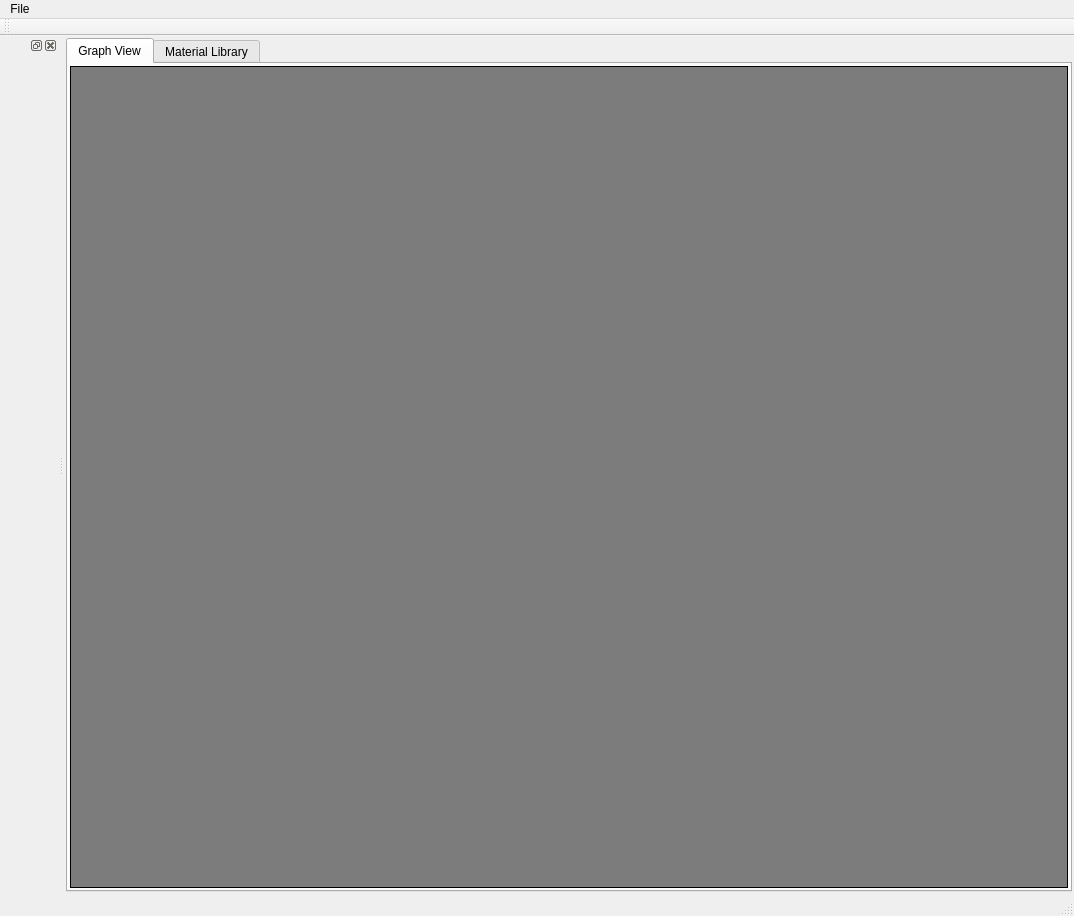
<?xml version="1.0" encoding="UTF-8"?>
<ui version="4.0">
 <class>DPadClass</class>
 <widget class="QMainWindow" name="DPadClass">
  <property name="geometry">
   <rect>
    <x>0</x>
    <y>0</y>
    <width>1074</width>
    <height>916</height>
   </rect>
  </property>
  <property name="windowTitle">
   <string>MotionDesigner</string>
  </property>
  <widget class="QWidget" name="centralWidget">
   <layout class="QGridLayout" name="gridLayout">
    <property name="leftMargin">
     <number>2</number>
    </property>
    <property name="topMargin">
     <number>2</number>
    </property>
    <property name="rightMargin">
     <number>2</number>
    </property>
    <property name="bottomMargin">
     <number>2</number>
    </property>
    <property name="spacing">
     <number>2</number>
    </property>
    <item row="0" column="0">
     <widget class="QTabWidget" name="tabWidget">
      <property name="currentIndex">
       <number>0</number>
      </property>
      <widget class="QWidget" name="tabGraphView">
       <attribute name="title">
        <string>Graph View</string>
       </attribute>
       <layout class="QVBoxLayout" name="verticalLayout">
        <property name="spacing">
         <number>2</number>
        </property>
        <property name="leftMargin">
         <number>2</number>
        </property>
        <property name="topMargin">
         <number>2</number>
        </property>
        <property name="rightMargin">
         <number>2</number>
        </property>
        <property name="bottomMargin">
         <number>2</number>
        </property>
        <item>
         <widget class="QFrame" name="frame">
          <property name="styleSheet">
           <string notr="true">background-color: rgb(124, 124, 124);</string>
          </property>
          <property name="frameShape">
           <enum>QFrame::Box</enum>
          </property>
          <property name="frameShadow">
           <enum>QFrame::Plain</enum>
          </property>
         </widget>
        </item>
       </layout>
      </widget>
      <widget class="QWidget" name="MaterialLibrary">
       <attribute name="title">
        <string>Material Library</string>
       </attribute>
       <layout class="QGridLayout" name="gridLayout_4">
        <property name="leftMargin">
         <number>2</number>
        </property>
        <property name="topMargin">
         <number>2</number>
        </property>
        <property name="rightMargin">
         <number>2</number>
        </property>
        <property name="bottomMargin">
         <number>2</number>
        </property>
        <property name="spacing">
         <number>2</number>
        </property>
        <item row="0" column="1" rowspan="2">
         <widget class="QFrame" name="library0_3">
          <property name="sizePolicy">
           <sizepolicy hsizetype="Preferred" vsizetype="Preferred">
            <horstretch>30</horstretch>
            <verstretch>50</verstretch>
           </sizepolicy>
          </property>
          <property name="frameShape">
           <enum>QFrame::Box</enum>
          </property>
          <property name="frameShadow">
           <enum>QFrame::Plain</enum>
          </property>
         </widget>
        </item>
        <item row="1" column="0">
         <widget class="QFrame" name="library0_2">
          <property name="sizePolicy">
           <sizepolicy hsizetype="Preferred" vsizetype="Preferred">
            <horstretch>30</horstretch>
            <verstretch>50</verstretch>
           </sizepolicy>
          </property>
          <property name="frameShape">
           <enum>QFrame::Box</enum>
          </property>
          <property name="frameShadow">
           <enum>QFrame::Plain</enum>
          </property>
         </widget>
        </item>
        <item row="0" column="0">
         <widget class="QFrame" name="library0">
          <property name="sizePolicy">
           <sizepolicy hsizetype="Preferred" vsizetype="Preferred">
            <horstretch>30</horstretch>
            <verstretch>25</verstretch>
           </sizepolicy>
          </property>
          <property name="frameShape">
           <enum>QFrame::Box</enum>
          </property>
          <property name="frameShadow">
           <enum>QFrame::Plain</enum>
          </property>
         </widget>
        </item>
       </layout>
      </widget>
     </widget>
    </item>
   </layout>
  </widget>
  <widget class="QMenuBar" name="menuBar">
   <property name="geometry">
    <rect>
     <x>0</x>
     <y>0</y>
     <width>1074</width>
     <height>21</height>
    </rect>
   </property>
   <widget class="QMenu" name="menuFile">
    <property name="title">
     <string>File</string>
    </property>
    <addaction name="actionNew"/>
   </widget>
   <addaction name="menuFile"/>
  </widget>
  <widget class="QToolBar" name="mainToolBar">
   <attribute name="toolBarArea">
    <enum>TopToolBarArea</enum>
   </attribute>
   <attribute name="toolBarBreak">
    <bool>false</bool>
   </attribute>
  </widget>
  <widget class="QStatusBar" name="statusBar"/>
  <widget class="QDockWidget" name="dockWidget">
   <attribute name="dockWidgetArea">
    <number>1</number>
   </attribute>
   <widget class="QWidget" name="dockWidgetContents"/>
  </widget>
  <action name="actionNew">
   <property name="text">
    <string>New</string>
   </property>
  </action>
 </widget>
 <layoutdefault spacing="6" margin="11"/>
 <resources>
  <include location="DPad.qrc"/>
 </resources>
 <connections/>
</ui>
